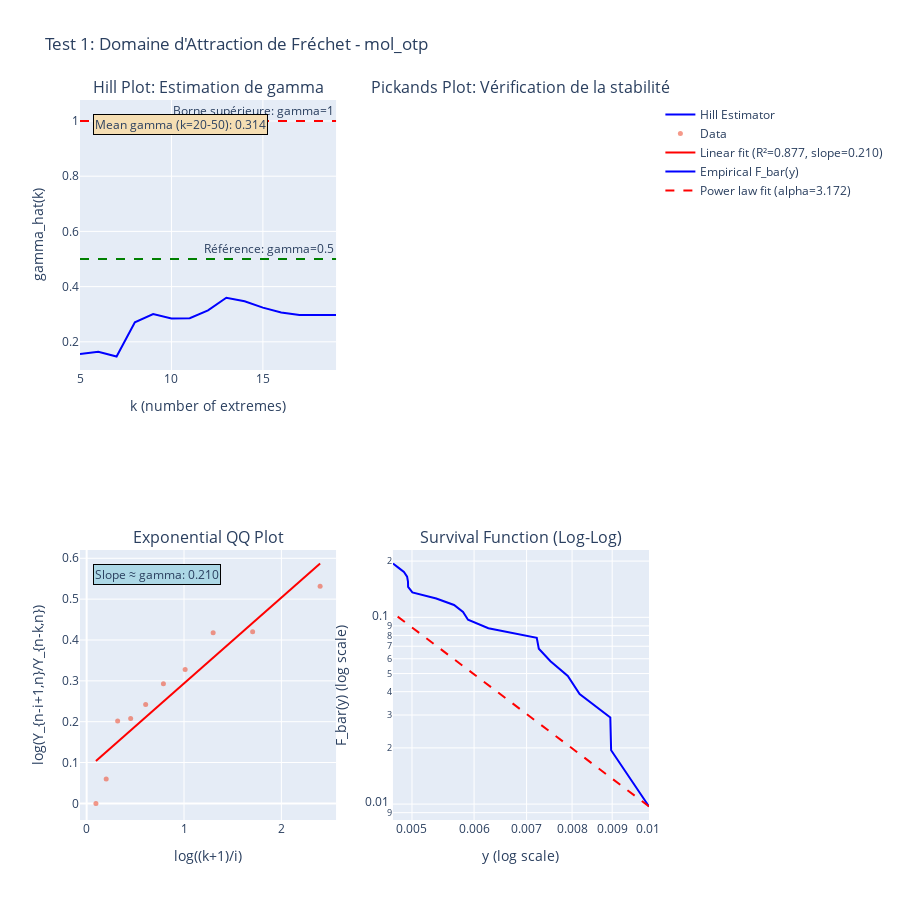
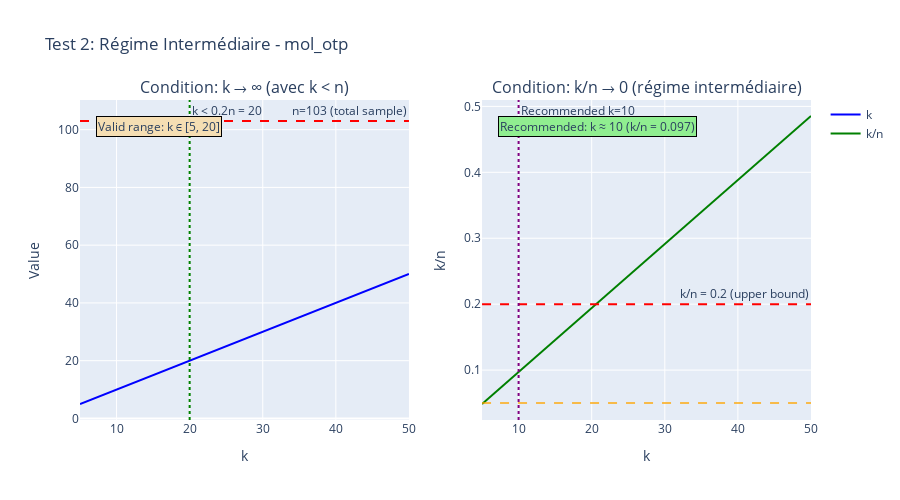
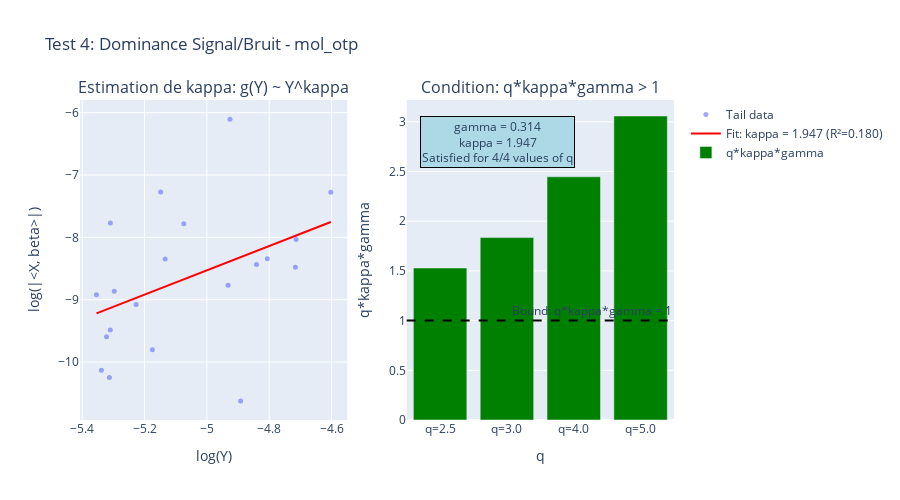

The code cell stored with these charts, in order, in its notebook:
### Markdown cell above
# Exécution Complète des Tests

### Code cell
# we create output directory
SAVE_DIR = "../../results/hypothesis_verification/"
os.makedirs(SAVE_DIR, exist_ok=True)

# we define pairs to test
pairs_to_test = [
    ('mol.hu.txt', 'otp.hu.txt'),
    ('otp.hu.txt', 'mol.hu.txt'),
]

tau_values = [-2, -1, 0, 1, 2]

results_summary = []

for ticker_X, ticker_Y in pairs_to_test:
    if ticker_X not in func_data or ticker_Y not in func_data:
        continue
    
    print(f"\n{'='*80}")
    print(f"Testing: {ticker_X[:-7]} (X) -> {ticker_Y[:-7]} (Y)")
    print(f"{'='*80}\n")
    
    # we align data
    common_dates = func_data[ticker_X]['dates'].intersection(func_data[ticker_Y]['dates'])
    idx_X = func_data[ticker_X]['dates'].isin(common_dates)
    idx_Y = func_data[ticker_Y]['dates'].isin(common_dates)
    
    X_data = func_data[ticker_X]['curves'][idx_X]
    Y_data = func_data[ticker_Y]['max_return'][idx_Y]
    
    # we compute FEPLS beta_hat (simplified)
    from adapted import fepls
    X_fepls = np.expand_dims(X_data, axis=0)
    Y_fepls = np.expand_dims(Y_data, axis=0)
    n_samples = Y_fepls.shape[1]
    Y_sorted = np.sort(Y_fepls[0])[::-1]
    best_k = min(50, n_samples // 10)
    y_n = Y_sorted[best_k]
    y_matrix = y_n * np.ones_like(Y_fepls)
    E0 = fepls(X_fepls, Y_fepls, y_matrix, tau=1.0)
    beta_hat = E0[0,:]
    
    pair_name = f"{ticker_X[:-7]}_{ticker_Y[:-7]}"
    
    # Test 1: Fréchet Domain
    print("Test 1: Domaine d'Attraction de Fréchet...")
    try:
        gamma_est = test_frechet_domain(Y_data, pair_name, SAVE_DIR)
    except Exception as e:
        print(f"  ⚠ Skipped Test 1 due to error: {e}")
        gamma_est = None
    
    # Test 2: Intermediate Regime
    print("Test 2: Régime Intermédiaire...")
    try:
        recommended_k = test_intermediate_regime(Y_data, pair_name, SAVE_DIR)
    except Exception as e:
        print(f"  ⚠ Skipped Test 2 due to error: {e}")
        recommended_k = 30
    
    # Test 3: Bias Condition
    print("Test 3: Condition de Biais...")
    try:
        bias_ok = test_bias_condition(Y_data, pair_name, recommended_k, SAVE_DIR)
    except Exception as e:
        print(f"  ⚠ Skipped Test 3 due to error: {e}")
        bias_ok = None
    
    # Test 4: Signal Dominance
    print("Test 4: Dominance Signal/Bruit...")
    try:
        kappa_est, q_kappa_gamma = test_signal_dominance(X_data, Y_data, beta_hat, gamma_est, pair_name, SAVE_DIR)
    except Exception as e:
        print(f"  ⚠ Skipped Test 4 due to error: {e}")
        kappa_est, q_kappa_gamma = None, None
    
    # Test 5: Regular Variation
    print("Test 5: Variation Régulière...")
    try:
        kappa_est2 = test_regular_variation(Y_data, X_data, beta_hat, tau_values, pair_name, SAVE_DIR)
        if kappa_est2 is not None:
            kappa_est = kappa_est2
    except Exception as e:
        print(f"  ⚠ Skipped Test 5 due to error: {e}")
    
    # Test 6: Tail Moments
    if gamma_est is not None and kappa_est is not None:
        print("Test 6: Existence des Tail-Moments...")
        try:
            condition_vals, valid_tau = test_tail_moments_existence(gamma_est, kappa_est, tau_values, pair_name, SAVE_DIR)
        except Exception as e:
            print(f"  ⚠ Skipped Test 6 due to error: {e}")
            condition_vals, valid_tau = None, None
        
        # Additional Plot 7: Conditional Quantile with Scatter
        print("Plot 7: Conditional Quantile with Scatter...")
        try:
            plot_conditional_quantile_with_scatter(X_data, Y_data, beta_hat, best_k, pair_name, SAVE_DIR)
        except Exception as e:
            print(f"  ⚠ Skipped Plot 7 due to error: {e}")
        
        # Additional Plot 8: Additional Diagnostics
        print("Plot 8: Additional Diagnostics...")
        try:
            plot_additional_diagnostics(X_data, Y_data, beta_hat, gamma_est, kappa_est, pair_name, SAVE_DIR)
        except Exception as e:
            print(f"  ⚠ Skipped Plot 8 due to error: {e}")
        
        # Test 9: Comprehensive Test of All Hypotheses
        print("Test 9: Test Complet de Toutes les Hypothèses...")
        try:
            q_values = np.array([2.5, 3.0, 4.0, 5.0])
            all_hyp_results = test_all_hypotheses_comprehensive(
                Y_data, X_data, beta_hat, gamma_est, kappa_est,
                recommended_k, tau_values, q_values, pair_name, SAVE_DIR
            )
        except Exception as e:
            print(f"  ⚠ Skipped Test 9 due to error: {e}")
            all_hyp_results = None
    else:
        print("  ⚠ Skipped Tests 6-9: Missing gamma or kappa estimates")
        condition_vals, valid_tau = None, None
        all_hyp_results = None
        
        # we store results
        results_summary.append({
            'Pair': pair_name,
            'gamma': gamma_est,
            'kappa': kappa_est,
            'recommended_k': recommended_k,
            'bias_condition': bias_ok,
            'q_kappa_gamma_min': np.min(q_kappa_gamma) if q_kappa_gamma is not None else None,
            'valid_tau': list(valid_tau) if valid_tau is not None else [],
            'n_samples': n_samples
        })

# we save summary
if results_summary:
    df_summary = pd.DataFrame(results_summary)
    df_summary.to_csv(os.path.join(SAVE_DIR, 'hypothesis_verification_summary.csv'), index=False)
    print(f"\n{'='*80}")
    print("Summary saved to:", os.path.join(SAVE_DIR, 'hypothesis_verification_summary.csv'))
    print(f"{'='*80}\n")
    print(df_summary.to_string())

print("\nAll hypothesis tests completed!")

### Figure 1 — Plotly figure (JSON) as saved in the notebook; plotly's stock layout.template omitted (floating-point values rounded to 4 significant figures)
{"data": [{"line": {"color": "blue", "width": 2}, "mode": "lines", "name": "Hill Estimator", "type": "scatter", "x": [5, 6, 7, 8, 9, 10, 11, 12, 13, 14, 15, 16, 17, 18, 19], "xaxis": "x", "y": [0.1559, 0.1641, 0.1467, 0.2704, 0.3002, 0.2848, 0.2853, 0.3138, 0.3598, 0.3466, 0.3238, 0.3062, 0.2974, 0.2974, 0.2975], "yaxis": "y"}, {"marker": {"opacity": 0.6, "size": 5}, "mode": "markers", "name": "Data", "type": "scatter", "x": [2.398, 1.705, 1.299, 1.012, 0.7885, 0.6061, 0.452, 0.3185, 0.2007, 0.09531], "xaxis": "x3", "y": [0.5314, 0.4202, 0.4177, 0.3277, 0.2929, 0.2421, 0.2079, 0.2018, 0.05981, 0.0], "yaxis": "y3"}, {"line": {"color": "red", "width": 2}, "mode": "lines", "name": "Linear fit (R²=0.877, slope=0.210)", "type": "scatter", "x": [2.398, 1.705, 1.299, 1.012, 0.7885, 0.6061, 0.452, 0.3185, 0.2007, 0.09531], "xaxis": "x3", "y": [0.5872, 0.4417, 0.3566, 0.2962, 0.2494, 0.2111, 0.1787, 0.1507, 0.126, 0.1039], "yaxis": "y3"}, {"line": {"color": "blue", "width": 2}, "mode": "lines", "name": "Empirical F_bar(y)", "type": "scatter", "x": [0.01003, 0.008972, 0.00895, 0.008179, 0.0079, 0.007509, 0.007256, 0.007212, 0.006257, 0.005894, 0.005808, 0.005657, 0.005369, 0.005005, 0.004943, 0.004942, 0.004929, 0.004883, 0.004803, 0.004728], "xaxis": "x4", "y": [0.009709, 0.01942, 0.02913, 0.03883, 0.04854, 0.05825, 0.06796, 0.07767, 0.08738, 0.09709, 0.1068, 0.1165, 0.1262, 0.1359, 0.1456, 0.1553, 0.165, 0.1748, 0.1845, 0.1942], "yaxis": "y4"}, {"line": {"color": "red", "dash": "dash", "width": 2}, "mode": "lines", "name": "Power law fit (alpha=3.172)", "type": "scatter", "x": [0.01003, 0.008972, 0.00895, 0.008179, 0.0079, 0.007509, 0.007256, 0.007212, 0.006257, 0.005894, 0.005808, 0.005657, 0.005369, 0.005005, 0.004943, 0.004942, 0.004929, 0.004883, 0.004803, 0.004728], "xaxis": "x4", "y": [0.009709, 0.01381, 0.01392, 0.01853, 0.02069, 0.0243, 0.02709, 0.02762, 0.04334, 0.05239, 0.05488, 0.05967, 0.07043, 0.08799, 0.09155, 0.09164, 0.09241, 0.09517, 0.1003, 0.1054], "yaxis": "y4"}], "layout": {"annotations": [{"font": {"size": 16}, "showarrow": false, "text": "Hill Plot: Estimation de gamma", "x": 0.225, "xanchor": "center", "xref": "paper", "y": 1, "yanchor": "bottom", "yref": "paper"}, {"font": {"size": 16}, "showarrow": false, "text": "Pickands Plot: Vérification de la stabilité", "x": 0.775, "xanchor": "center", "xref": "paper", "y": 1, "yanchor": "bottom", "yref": "paper"}, {"font": {"size": 16}, "showarrow": false, "text": "Exponential QQ Plot", "x": 0.225, "xanchor": "center", "xref": "paper", "y": 0.375, "yanchor": "bottom", "yref": "paper"}, {"font": {"size": 16}, "showarrow": false, "text": "Survival Function (Log-Log)", "x": 0.775, "xanchor": "center", "xref": "paper", "y": 0.375, "yanchor": "bottom", "yref": "paper"}, {"showarrow": false, "text": "Borne supérieure: gamma=1", "x": 1, "xanchor": "right", "xref": "x domain", "y": 1, "yanchor": "bottom", "yref": "y"}, {"showarrow": false, "text": "Référence: gamma=0.5", "x": 1, "xanchor": "right", "xref": "x domain", "y": 0.5, "yanchor": "bottom", "yref": "y"}, {"bgcolor": "wheat", "bordercolor": "black", "showarrow": false, "text": "Mean gamma (k=20-50): 0.314", "x": 0.05, "xref": "x domain", "y": 0.95, "yref": "y domain"}, {"bgcolor": "lightblue", "bordercolor": "black", "showarrow": false, "text": "Slope ≈ gamma: 0.210", "x": 0.05, "xref": "x3 domain", "y": 0.95, "yref": "y3 domain"}], "height": 900, "shapes": [{"line": {"color": "red", "dash": "dash"}, "type": "line", "x0": 0, "x1": 1, "xref": "x domain", "y0": 1, "y1": 1, "yref": "y"}, {"line": {"color": "green", "dash": "dash"}, "type": "line", "x0": 0, "x1": 1, "xref": "x domain", "y0": 0.5, "y1": 0.5, "yref": "y"}], "showlegend": true, "title": {"text": "Test 1: Domaine d'Attraction de Fréchet - mol_otp"}, "xaxis": {"anchor": "y", "domain": [0, 0.45], "title": {"text": "k (number of extremes)"}}, "xaxis2": {"anchor": "y2", "domain": [0.55, 1], "title": {"text": "k"}}, "xaxis3": {"anchor": "y3", "domain": [0, 0.45], "title": {"text": "log((k+1)/i)"}}, "xaxis4": {"anchor": "y4", "domain": [0.55, 1], "title": {"text": "y (log scale)"}, "type": "log"}, "yaxis": {"anchor": "x", "domain": [0.625, 1], "title": {"text": "gamma_hat(k)"}}, "yaxis2": {"anchor": "x2", "domain": [0.625, 1], "title": {"text": "gamma_hat_Pickands(k)"}}, "yaxis3": {"anchor": "x3", "domain": [0, 0.375], "title": {"text": "log(Y_{n-i+1,n}/Y_{n-k,n})"}}, "yaxis4": {"anchor": "x4", "domain": [0, 0.375], "title": {"text": "F_bar(y) (log scale)"}, "type": "log"}}}

### Figure 2 — Plotly figure (JSON) as saved in the notebook; plotly's stock layout.template omitted (floating-point values rounded to 4 significant figures)
{"data": [{"line": {"color": "blue", "width": 2}, "mode": "lines", "name": "k", "type": "scatter", "x": [5, 6, 7, 8, 9, 10, 11, 12, 13, 14, 15, 16, 17, 18, 19, 20, 21, 22, 23, 24, 25, 26, 27, 28, 29, 30, 31, 32, 33, 34, 35, 36, 37, 38, 39, 40, 41, 42, 43, 44, 45, 46, 47, 48, 49, 50], "xaxis": "x", "y": [5, 6, 7, 8, 9, 10, 11, 12, 13, 14, 15, 16, 17, 18, 19, 20, 21, 22, 23, 24, 25, 26, 27, 28, 29, 30, 31, 32, 33, 34, 35, 36, 37, 38, 39, 40, 41, 42, 43, 44, 45, 46, 47, 48, 49, 50], "yaxis": "y"}, {"line": {"color": "green", "width": 2}, "mode": "lines", "name": "k/n", "type": "scatter", "x": [5, 6, 7, 8, 9, 10, 11, 12, 13, 14, 15, 16, 17, 18, 19, 20, 21, 22, 23, 24, 25, 26, 27, 28, 29, 30, 31, 32, 33, 34, 35, 36, 37, 38, 39, 40, 41, 42, 43, 44, 45, 46, 47, 48, 49, 50], "xaxis": "x2", "y": [0.04854, 0.05825, 0.06796, 0.07767, 0.08738, 0.09709, 0.1068, 0.1165, 0.1262, 0.1359, 0.1456, 0.1553, 0.165, 0.1748, 0.1845, 0.1942, 0.2039, 0.2136, 0.2233, 0.233, 0.2427, 0.2524, 0.2621, 0.2718, 0.2816, 0.2913, 0.301, 0.3107, 0.3204, 0.3301, 0.3398, 0.3495, 0.3592, 0.3689, 0.3786, 0.3883, 0.3981, 0.4078, 0.4175, 0.4272, 0.4369, 0.4466, 0.4563, 0.466, 0.4757, 0.4854], "yaxis": "y2"}], "layout": {"annotations": [{"font": {"size": 16}, "showarrow": false, "text": "Condition: k → ∞ (avec k < n)", "x": 0.225, "xanchor": "center", "xref": "paper", "y": 1, "yanchor": "bottom", "yref": "paper"}, {"font": {"size": 16}, "showarrow": false, "text": "Condition: k/n → 0 (régime intermédiaire)", "x": 0.775, "xanchor": "center", "xref": "paper", "y": 1, "yanchor": "bottom", "yref": "paper"}, {"showarrow": false, "text": "n=103 (total sample)", "x": 1, "xanchor": "right", "xref": "x domain", "y": 103, "yanchor": "bottom", "yref": "y"}, {"showarrow": false, "text": "k < 0.2n = 20", "x": 20, "xanchor": "left", "xref": "x", "y": 1, "yanchor": "top", "yref": "y domain"}, {"bgcolor": "wheat", "bordercolor": "black", "showarrow": false, "text": "Valid range: k ∈ [5, 20]", "x": 0.05, "xref": "x domain", "y": 0.95, "yref": "y domain"}, {"showarrow": false, "text": "k/n = 0.2 (upper bound)", "x": 1, "xanchor": "right", "xref": "x2 domain", "y": 0.2, "yanchor": "bottom", "yref": "y2"}, {"showarrow": false, "text": "Recommended k=10", "x": 10, "xanchor": "left", "xref": "x2", "y": 1, "yanchor": "top", "yref": "y2 domain"}, {"bgcolor": "lightgreen", "bordercolor": "black", "showarrow": false, "text": "Recommended: k ≈ 10 (k/n = 0.097)", "x": 0.05, "xref": "x2 domain", "y": 0.95, "yref": "y2 domain"}], "height": 500, "shapes": [{"line": {"color": "red", "dash": "dash"}, "type": "line", "x0": 0, "x1": 1, "xref": "x domain", "y0": 103, "y1": 103, "yref": "y"}, {"line": {"color": "green", "dash": "dot"}, "type": "line", "x0": 20, "x1": 20, "xref": "x", "y0": 0, "y1": 1, "yref": "y domain"}, {"line": {"color": "red", "dash": "dash"}, "type": "line", "x0": 0, "x1": 1, "xref": "x2 domain", "y0": 0.2, "y1": 0.2, "yref": "y2"}, {"line": {"color": "orange", "dash": "dash"}, "opacity": 0.7, "type": "line", "x0": 0, "x1": 1, "xref": "x2 domain", "y0": 0.05, "y1": 0.05, "yref": "y2"}, {"line": {"color": "purple", "dash": "dot"}, "type": "line", "x0": 10, "x1": 10, "xref": "x2", "y0": 0, "y1": 1, "yref": "y2 domain"}], "showlegend": true, "title": {"text": "Test 2: Régime Intermédiaire - mol_otp"}, "xaxis": {"anchor": "y", "domain": [0, 0.45], "title": {"text": "k"}}, "xaxis2": {"anchor": "y2", "domain": [0.55, 1], "title": {"text": "k"}}, "yaxis": {"anchor": "x", "domain": [0, 1], "title": {"text": "Value"}}, "yaxis2": {"anchor": "x2", "domain": [0, 1], "title": {"text": "k/n"}}}}

### Figure 3 — Plotly figure (JSON) as saved in the notebook; plotly's stock layout.template omitted (floating-point values rounded to 4 significant figures)
{"data": [{"marker": {"opacity": 0.6, "size": 5}, "mode": "markers", "name": "Tail data", "type": "scatter", "x": [-4.602, -4.714, -4.716, -4.806, -4.841, -4.892, -4.926, -4.932, -5.074, -5.134, -5.148, -5.175, -5.227, -5.297, -5.31, -5.31, -5.313, -5.322, -5.338, -5.354], "xaxis": "x", "y": [-7.278, -8.036, -8.48, -8.342, -8.433, -10.62, -6.104, -8.769, -7.782, -8.347, -7.274, -9.801, -9.074, -8.862, -7.77, -9.484, -10.25, -9.593, -10.13, -8.921], "yaxis": "y"}, {"line": {"color": "red", "width": 2}, "mode": "lines", "name": "Fit: kappa = 1.947 (R²=0.180)", "type": "scatter", "x": [-4.602, -4.714, -4.716, -4.806, -4.841, -4.892, -4.926, -4.932, -5.074, -5.134, -5.148, -5.175, -5.227, -5.297, -5.31, -5.31, -5.313, -5.322, -5.338, -5.354], "xaxis": "x", "y": [-7.754, -7.971, -7.975, -8.151, -8.218, -8.317, -8.384, -8.396, -8.672, -8.789, -8.817, -8.869, -8.97, -9.107, -9.131, -9.132, -9.137, -9.155, -9.187, -9.218], "yaxis": "y"}, {"marker": {"color": ["green", "green", "green", "green"]}, "name": "q*kappa*gamma", "type": "bar", "x": ["q=2.5", "q=3.0", "q=4.0", "q=5.0"], "xaxis": "x2", "y": [1.529, 1.835, 2.447, 3.059], "yaxis": "y2"}], "layout": {"annotations": [{"font": {"size": 16}, "showarrow": false, "text": "Estimation de kappa: g(Y) ~ Y^kappa", "x": 0.225, "xanchor": "center", "xref": "paper", "y": 1, "yanchor": "bottom", "yref": "paper"}, {"font": {"size": 16}, "showarrow": false, "text": "Condition: q*kappa*gamma > 1", "x": 0.775, "xanchor": "center", "xref": "paper", "y": 1, "yanchor": "bottom", "yref": "paper"}, {"showarrow": false, "text": "Bound: q*kappa*gamma = 1", "x": 1, "xanchor": "right", "xref": "x2 domain", "y": 1, "yanchor": "bottom", "yref": "y2"}, {"bgcolor": "lightblue", "bordercolor": "black", "showarrow": false, "text": "gamma = 0.314<br>kappa = 1.947<br>Satisfied for 4/4 values of q", "x": 0.05, "xref": "x2 domain", "y": 0.95, "yref": "y2 domain"}], "height": 500, "shapes": [{"line": {"color": "black", "dash": "dash"}, "type": "line", "x0": 0, "x1": 1, "xref": "x2 domain", "y0": 1, "y1": 1, "yref": "y2"}], "showlegend": true, "title": {"text": "Test 4: Dominance Signal/Bruit - mol_otp"}, "xaxis": {"anchor": "y", "domain": [0, 0.45], "title": {"text": "log(Y)"}}, "xaxis2": {"anchor": "y2", "domain": [0.55, 1], "title": {"text": "q"}}, "yaxis": {"anchor": "x", "domain": [0, 1], "title": {"text": "log(|<X, beta>|)"}}, "yaxis2": {"anchor": "x2", "domain": [0, 1], "title": {"text": "q*kappa*gamma"}}}}
